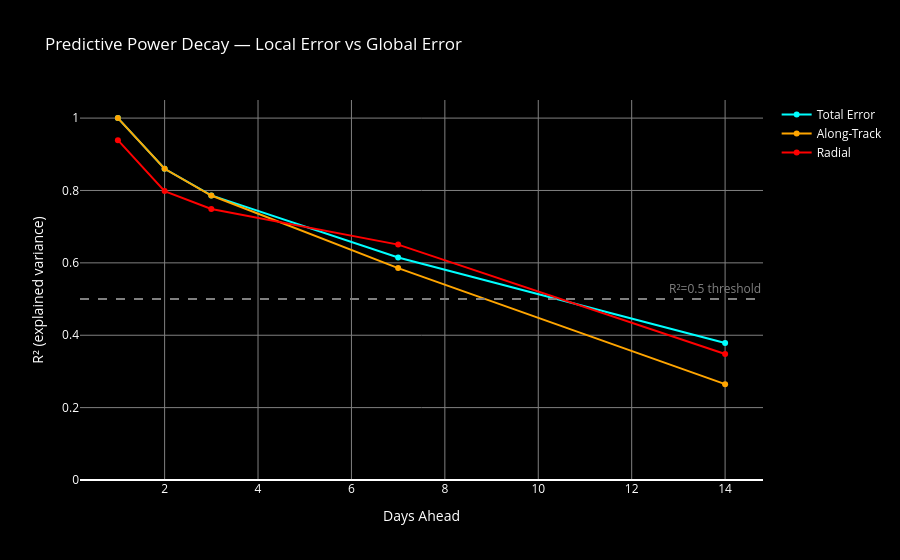
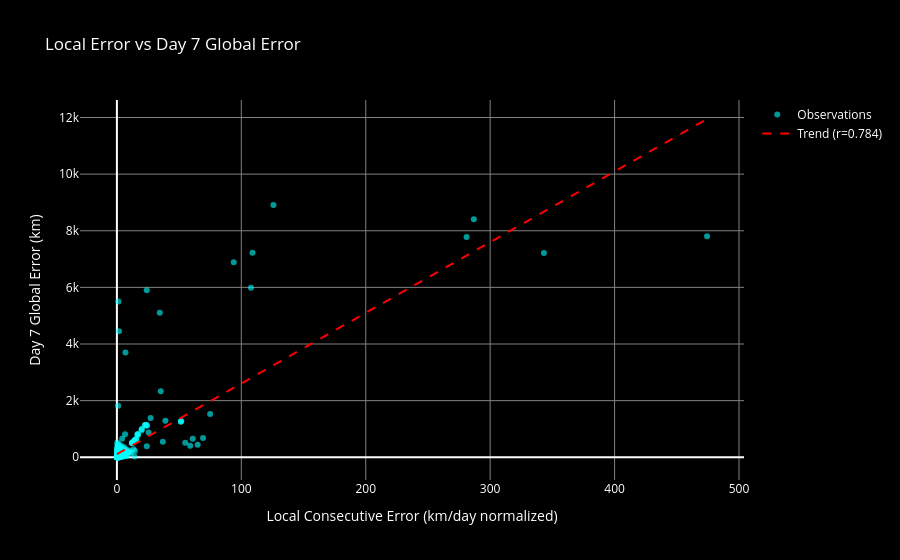

Here is the notebook cell these charts were saved with, in order:
### Code cell
# Cell 4 — Visualize predictive power decay and build quality score

# Plot 1 — R² decay over time
fig = go.Figure()

for component, color, name in [('total', 'cyan', 'Total Error'),
                                 ('T',     'orange', 'Along-Track'),
                                 ('R',     'red', 'Radial')]:
    comp_df = corr_results_df[corr_results_df['component'] == component]
    fig.add_trace(go.Scatter(
        x=comp_df['k_days'],
        y=comp_df['r2_linear'],
        mode='lines+markers',
        name=name,
        line=dict(color=color, width=2)
    ))

fig.add_hline(y=0.5, line_dash='dash', line_color='gray',
              annotation_text='R²=0.5 threshold',
              annotation_font_color='gray')

fig.update_layout(
    title='Predictive Power Decay — Local Error vs Global Error',
    xaxis_title='Days Ahead',
    yaxis_title='R² (explained variance)',
    yaxis=dict(range=[0, 1.05], gridcolor='gray'),
    xaxis=dict(gridcolor='gray'),
    paper_bgcolor='black', plot_bgcolor='black',
    font=dict(color='white'),
    legend=dict(bgcolor='black')
)
fig.show()

# Plot 2 — scatter local error vs day 7 total error
clean = daily_err_df[['norad', 'name', 'local_error_norm', 
                        'global_total_day7']].dropna()
clean = clean[(clean['local_error_norm'] > 0) & 
              (clean['global_total_day7'] > 0)]

fig2 = go.Figure()
fig2.add_trace(go.Scatter(
    x=clean['local_error_norm'],
    y=clean['global_total_day7'],
    mode='markers',
    marker=dict(size=6, color='cyan', opacity=0.6),
    name='Observations'
))

# Trend line
coeffs = np.polyfit(clean['local_error_norm'], 
                     clean['global_total_day7'], 1)
x_line = np.linspace(clean['local_error_norm'].min(),
                      clean['local_error_norm'].max(), 100)
fig2.add_trace(go.Scatter(
    x=x_line,
    y=coeffs[0] * x_line + coeffs[1],
    mode='lines',
    line=dict(color='red', width=2, dash='dash'),
    name=f'Trend (r={0.784:.3f})'
))

fig2.update_layout(
    title='Local Error vs Day 7 Global Error',
    xaxis_title='Local Consecutive Error (km/day normalized)',
    yaxis_title='Day 7 Global Error (km)',
    paper_bgcolor='black', plot_bgcolor='black',
    font=dict(color='white'),
    xaxis=dict(gridcolor='gray'),
    yaxis=dict(gridcolor='gray'),
    legend=dict(bgcolor='black')
)
fig2.show()

# Build candidate quality score
# Lower local error = better quality = higher score
sat_quality = (daily_err_df.groupby(['norad', 'name'])
                            ['local_error_norm']
                            .agg(['mean', 'median', 'std'])
                            .reset_index())

sat_quality.columns = ['norad', 'name', 'mean_local_err', 
                        'median_local_err', 'std_local_err']

# Normalize to 0-100 score (higher = better tracked)
max_err = sat_quality['mean_local_err'].max()
sat_quality['quality_score'] = (
    100 * (1 - sat_quality['mean_local_err'] / max_err)
)
sat_quality = sat_quality.sort_values('quality_score', ascending=False)

print(f"\nCandidate Quality Scores (higher = better tracked):")
print(f"{'NORAD':<8} {'Name':<30} {'Mean Err':>10} {'Quality':>10}")
print("-" * 62)
for _, row in sat_quality.iterrows():
    print(f"{row['norad']:<8} {row['name']:<30} "
          f"{row['mean_local_err']:>10.3f} {row['quality_score']:>10.1f}")

### Figure 1 — Plotly figure (JSON) as saved in the notebook; plotly's stock layout.template omitted (floating-point values rounded to 4 significant figures)
{"data": [{"line": {"color": "cyan", "width": 2}, "mode": "lines+markers", "name": "Total Error", "type": "scatter", "x": [1, 2, 3, 7, 14], "y": [1, 0.86, 0.7864, 0.6147, 0.3786]}, {"line": {"color": "orange", "width": 2}, "mode": "lines+markers", "name": "Along-Track", "type": "scatter", "x": [1, 2, 3, 7, 14], "y": [1.0, 0.86, 0.786, 0.5855, 0.2649]}, {"line": {"color": "red", "width": 2}, "mode": "lines+markers", "name": "Radial", "type": "scatter", "x": [1, 2, 3, 7, 14], "y": [0.9389, 0.7983, 0.7489, 0.6504, 0.3481]}], "layout": {"annotations": [{"font": {"color": "gray"}, "showarrow": false, "text": "R²=0.5 threshold", "x": 1, "xanchor": "right", "xref": "x domain", "y": 0.5, "yanchor": "bottom", "yref": "y"}], "font": {"color": "white"}, "legend": {"bgcolor": "black"}, "paper_bgcolor": "black", "plot_bgcolor": "black", "shapes": [{"line": {"color": "gray", "dash": "dash"}, "type": "line", "x0": 0, "x1": 1, "xref": "x domain", "y0": 0.5, "y1": 0.5, "yref": "y"}], "title": {"text": "Predictive Power Decay — Local Error vs Global Error"}, "xaxis": {"gridcolor": "gray", "title": {"text": "Days Ahead"}}, "yaxis": {"gridcolor": "gray", "range": [0, 1.05], "title": {"text": "R² (explained variance)"}}}}

### Figure 2 — Plotly figure (JSON) as saved in the notebook; plotly's stock layout.template omitted (floating-point values rounded to 4 significant figures; data arrays with more than 128 entries replaced by an {"elided": "..."} marker saying what was removed)
{"data": [{"marker": {"color": "cyan", "opacity": 0.6, "size": 6}, "mode": "markers", "name": "Observations", "type": "scatter", "x": {"elided": "504 float values"}, "y": {"elided": "504 float values"}}, {"line": {"color": "red", "dash": "dash", "width": 2}, "mode": "lines", "name": "Trend (r=0.784)", "type": "scatter", "x": [0.04583, 4.836, 9.627, 14.42, 19.21, 24.0, 28.79, 33.58, 38.37, 43.16, 47.95, 52.74, 57.53, 62.32, 67.11, 71.9, 76.7, 81.49, 86.28, 91.07, 95.86, 100.6, 105.4, 110.2, 115.0, 119.8, 124.6, 129.4, 134.2, 139.0, 143.8, 148.6, 153.3, 158.1, 162.9, 167.7, 172.5, 177.3, 182.1, 186.9, 191.7, 196.5, 201.3, 206.0, 210.8, 215.6, 220.4, 225.2, 230.0, 234.8, 239.6, 244.4, 249.2, 253.9, 258.7, 263.5, 268.3, 273.1, 277.9, 282.7, 287.5, 292.3, 297.1, 301.9, 306.6, 311.4, 316.2, 321.0, 325.8, 330.6, 335.4, 340.2, 345.0, 349.8, 354.5, 359.3, 364.1, 368.9, 373.7, 378.5, 383.3, 388.1, 392.9, 397.7, 402.5, 407.2, 412.0, 416.8, 421.6, 426.4, 431.2, 436.0, 440.8, 445.6, 450.4, 455.2, 459.9, 464.7, 469.5, 474.3], "y": [110.8, 230.3, 349.9, 469.5, 589.0, 708.6, 828.1, 947.7, 1067.0, 1187.0, 1306.0, 1426.0, 1546.0, 1665.0, 1785.0, 1904.0, 2024.0, 2143.0, 2263.0, 2382.0, 2502.0, 2622.0, 2741.0, 2861.0, 2980.0, 3100.0, 3219.0, 3339.0, 3458.0, 3578.0, 3698.0, 3817.0, 3937.0, 4056.0, 4176.0, 4295.0, 4415.0, 4535.0, 4654.0, 4774.0, 4893.0, 5013.0, 5132.0, 5252.0, 5371.0, 5491.0, 5611.0, 5730.0, 5850.0, 5969.0, 6089.0, 6208.0, 6328.0, 6447.0, 6567.0, 6687.0, 6806.0, 6926.0, 7045.0, 7165.0, 7284.0, 7404.0, 7523.0, 7643.0, 7763.0, 7882.0, 8002.0, 8121.0, 8241.0, 8360.0, 8480.0, 8600.0, 8719.0, 8839.0, 8958.0, 9078.0, 9197.0, 9317.0, 9436.0, 9556.0, 9676.0, 9795.0, 9915.0, 10030.0, 10150.0, 10270.0, 10390.0, 10510.0, 10630.0, 10750.0, 10870.0, 10990.0, 11110.0, 11230.0, 11350.0, 11470.0, 11590.0, 11710.0, 11830.0, 11950.0]}], "layout": {"font": {"color": "white"}, "legend": {"bgcolor": "black"}, "paper_bgcolor": "black", "plot_bgcolor": "black", "title": {"text": "Local Error vs Day 7 Global Error"}, "xaxis": {"gridcolor": "gray", "title": {"text": "Local Consecutive Error (km/day normalized)"}}, "yaxis": {"gridcolor": "gray", "title": {"text": "Day 7 Global Error (km)"}}}}
